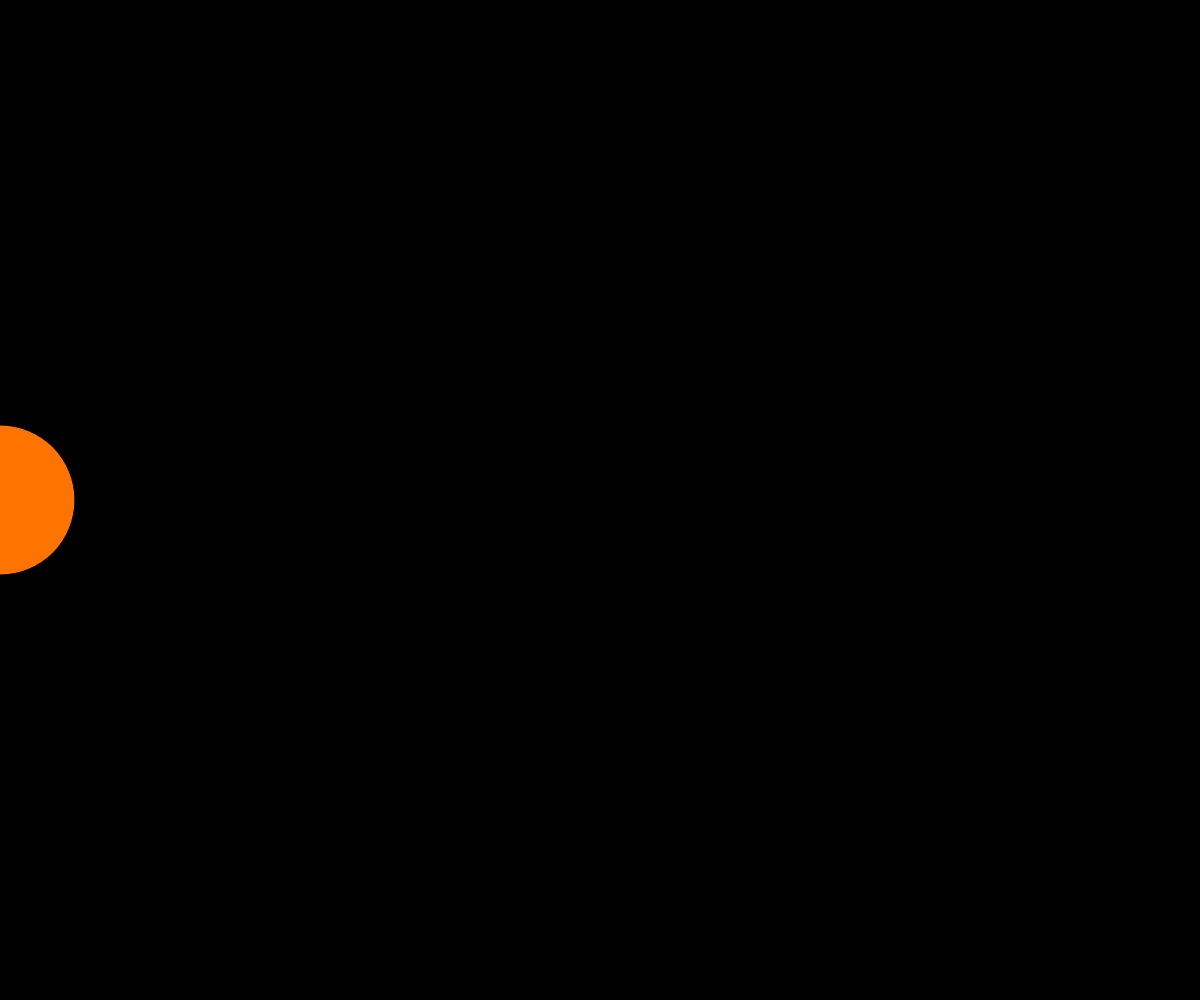
Frame 1 (no input)
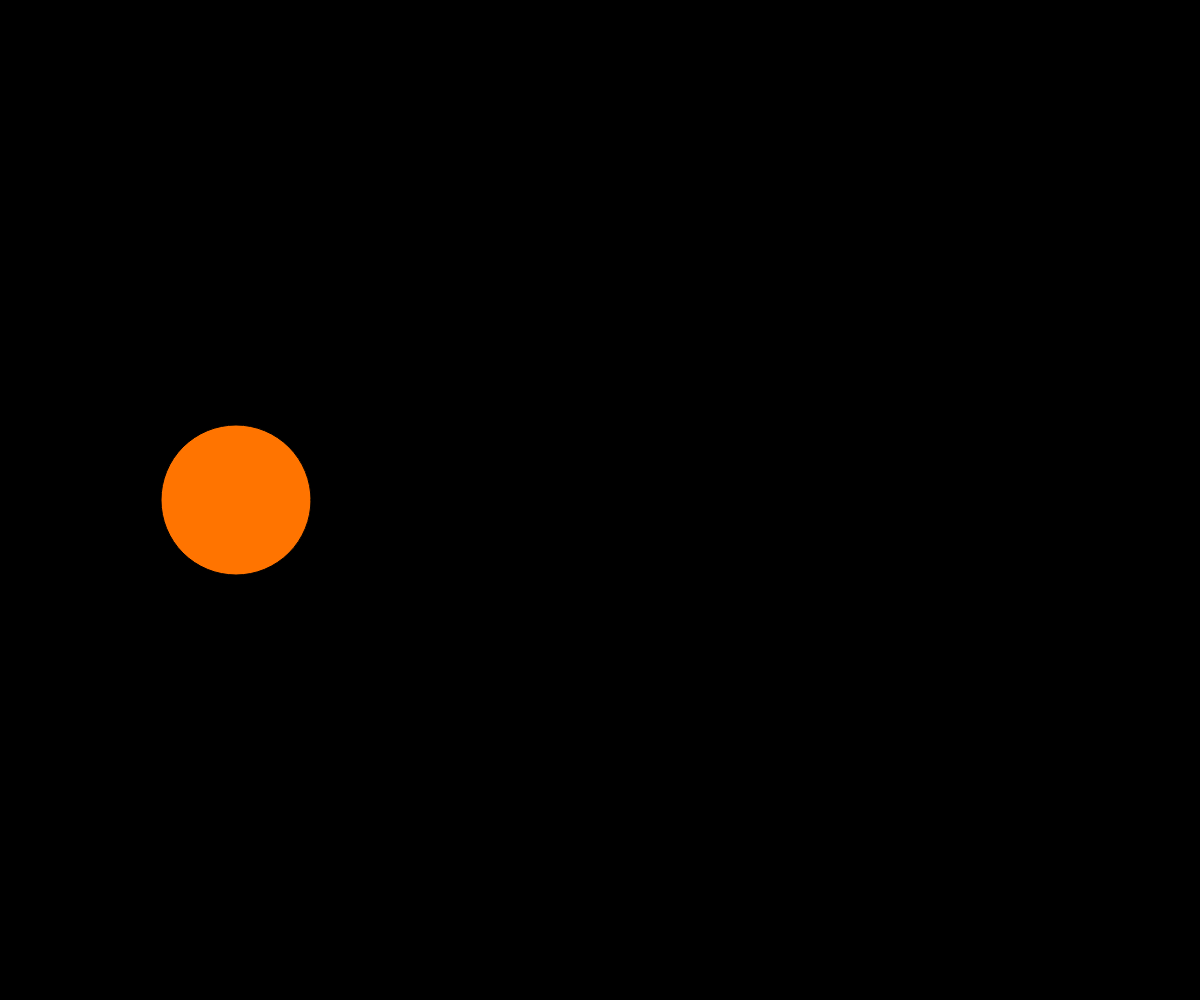
Frame 60 (no input)
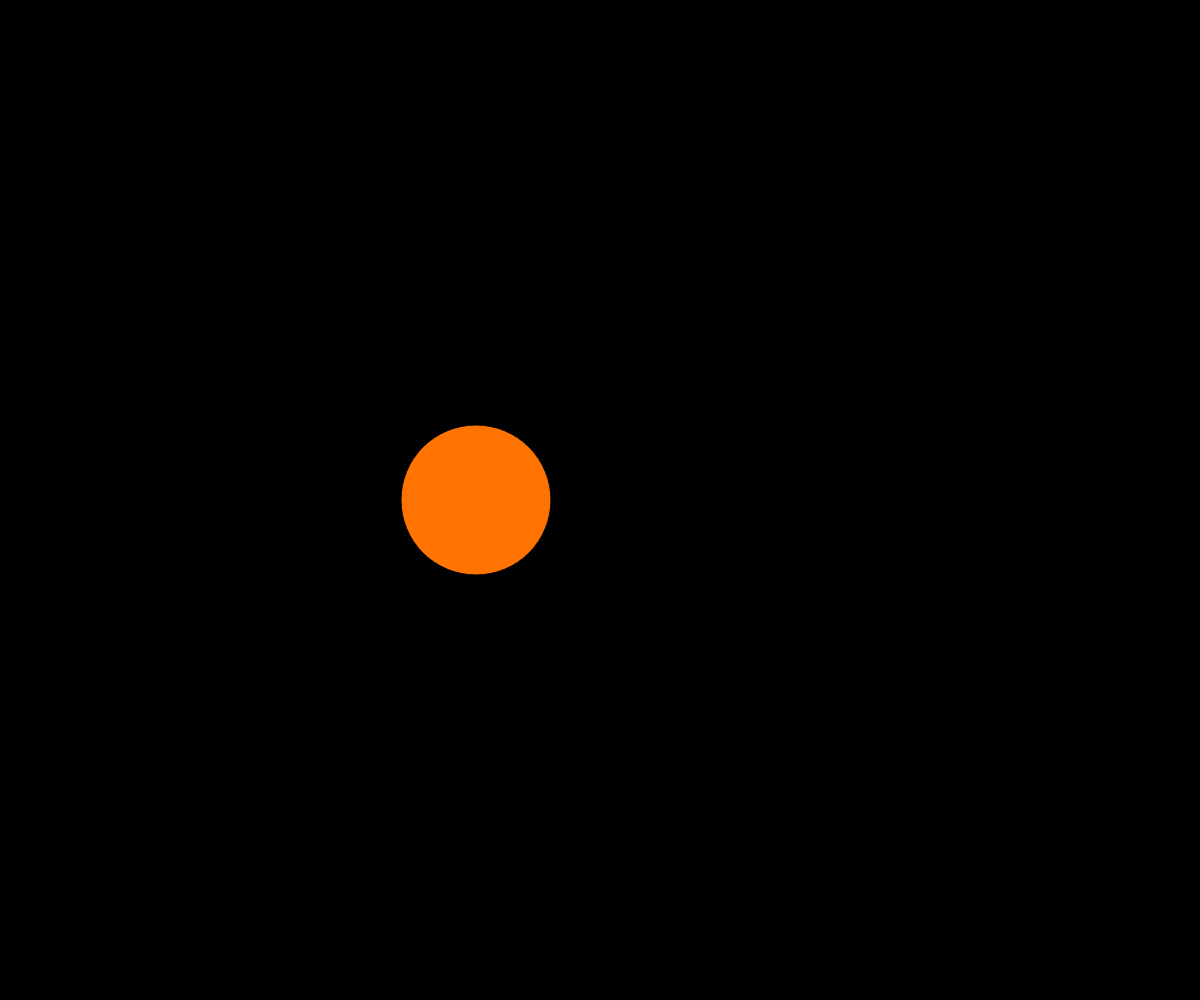
Frame 120 (the mouse pressed at the canvas centre since frame 60)

The p5.js sketch that drew these frames (run headless with seeded random() and noise() and a simulated clock; from frame 60 on, the mouse is pressed at the canvas centre):

// p5.js sketch
// ── sketch.js
let num = 0;

function setup() {
  
  createCanvas(windowWidth,windowHeight);
  
}

function draw() {
  
  background(0);
 
  fill("#FF7400");
  ellipse(num,height/2,150);
  
  num = num + 4;
}
